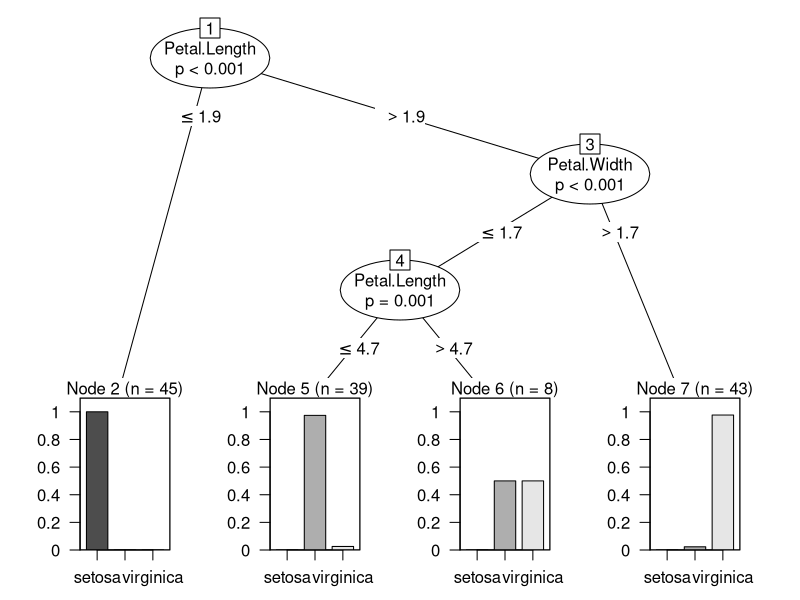

Reproduce this figure in R.
library(partykit)
data(iris)
set.seed(123)
train_index <- sample(1:nrow(iris), 0.9 * nrow(iris))
train_data <- iris[train_index, ]
test_data <- iris[-train_index, ]

# Create the conditional inference tree
ctree_model <- ctree(Species ~ ., data = train_data)

# Print the conditional inference tree
print(ctree_model)

# Plot the conditional inference tree
plot(ctree_model)

# Make predictions on the test data
predictions <- predict(ctree_model, newdata = test_data)

# Print the predictions
print(predictions)
